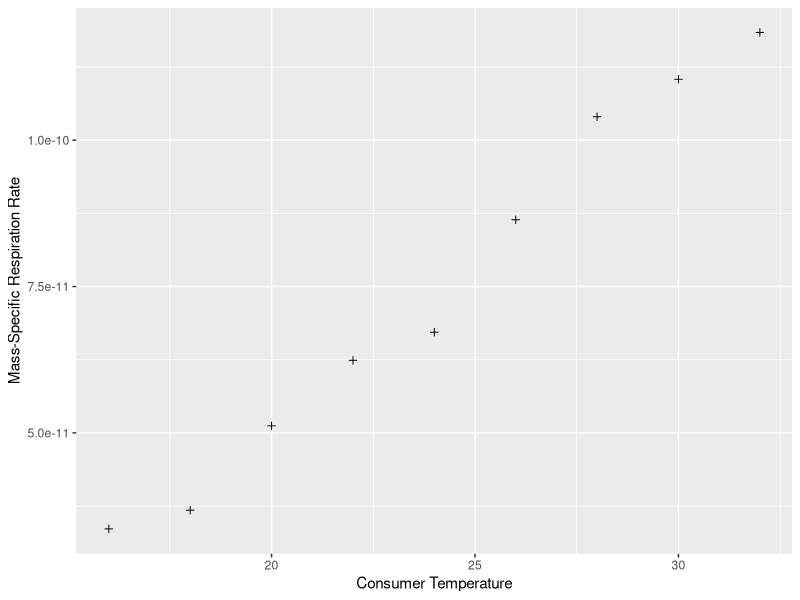
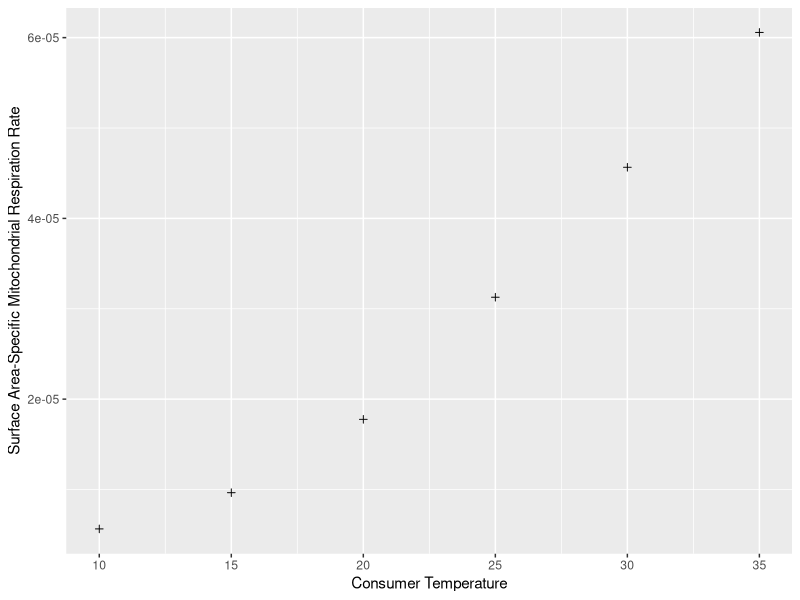
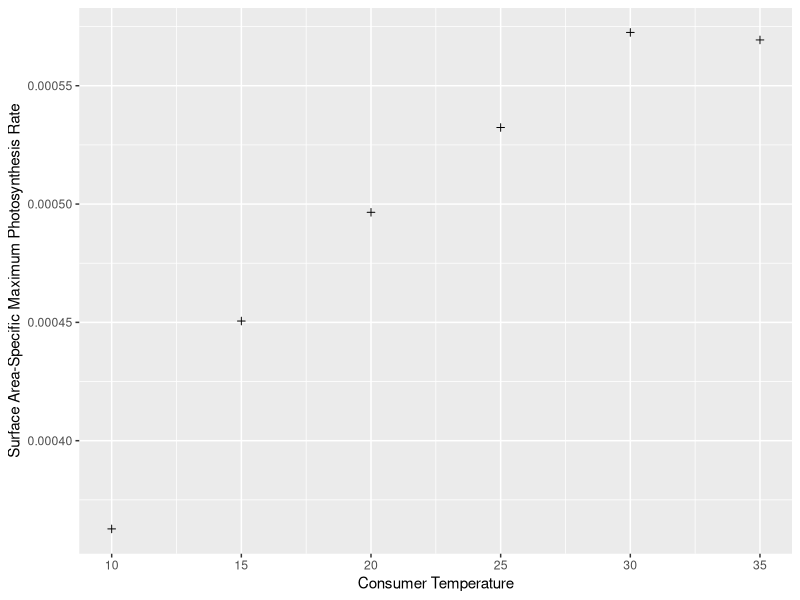
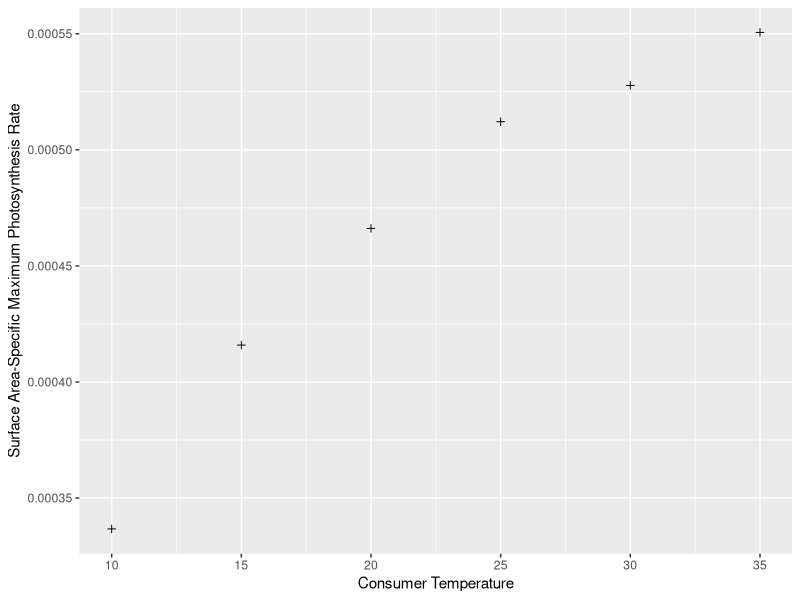
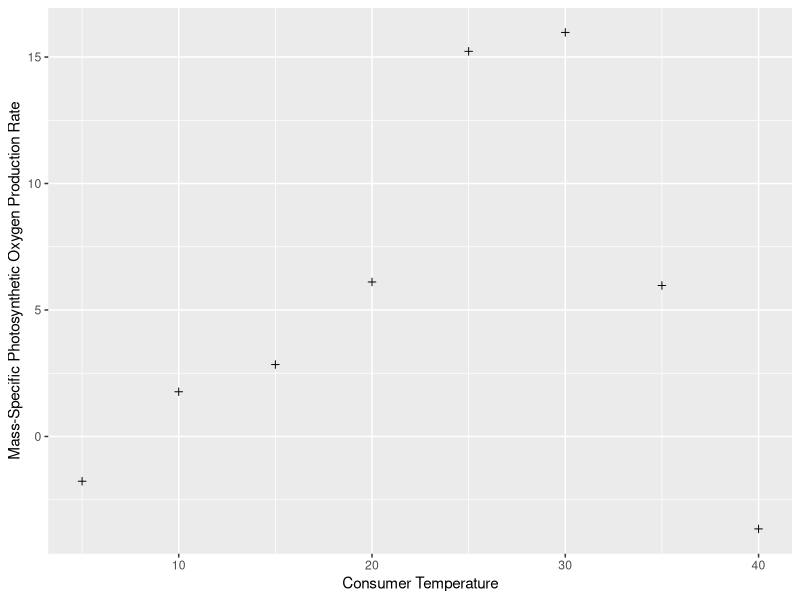
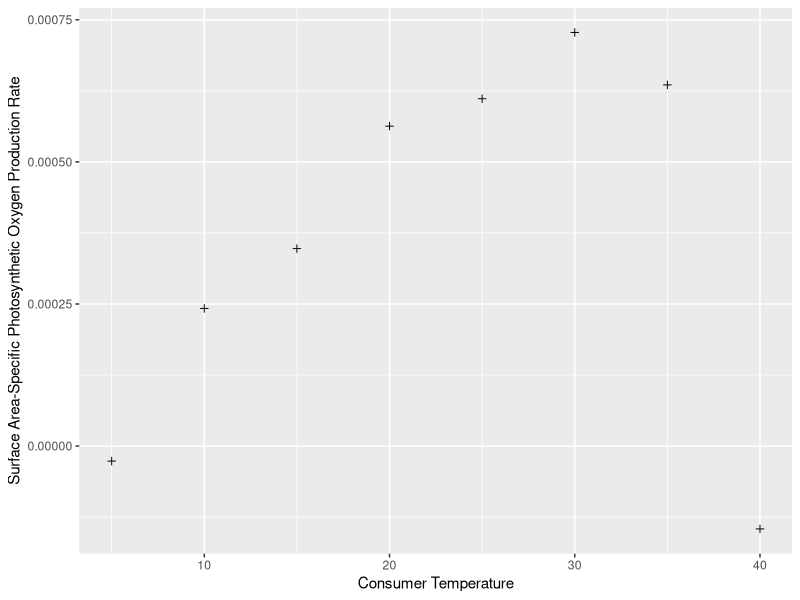
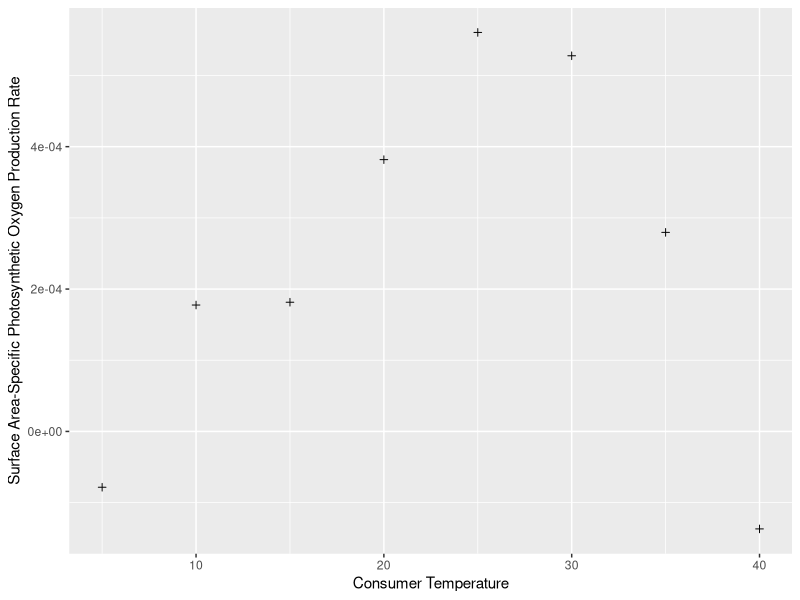
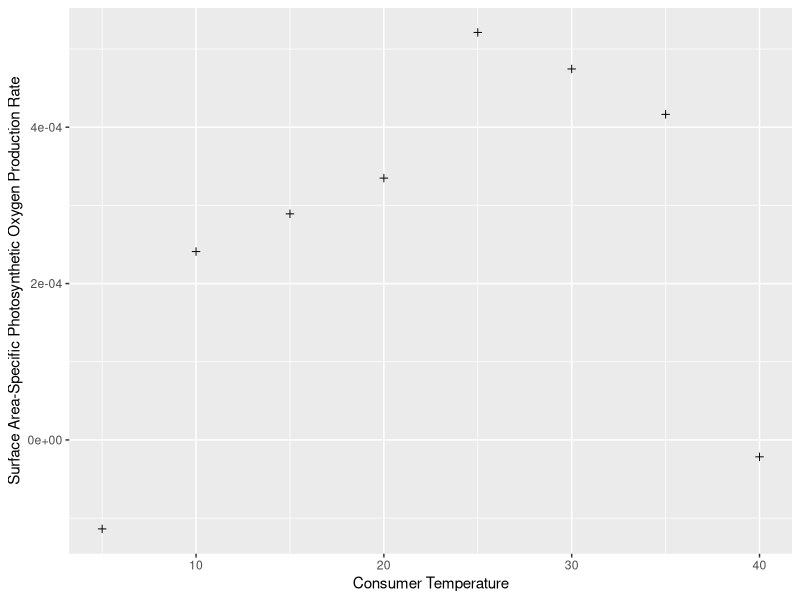

Write the R code that produced these figures, in order. (Note: this script raises an error after producing the figures.)
require(ggplot2)
require(stats)

biotraits <- read.csv('../Data/condensed_biotraits.csv')

uniq <- unique(unlist(biotraits$FinalID))

#initial plotting of every trait
for (i in 1:length(uniq)){
  selectedtraits <- subset(biotraits, FinalID == uniq[i])
  traitvalueselected <- unique(selectedtraits$OriginalTraitName)
    pdf(file = paste("../Results/Data_Exploration/Exploration_", uniq[i], ".pdf", sep=""))
    print(qplot(x = ConTemp, y = OriginalTraitValue, data = selectedtraits,  
              xlab = 'Consumer Temperature', ylab = traitvalueselected, shape = I(3)))
    dev.off()
}

mass_uniq = unique(unlist(mass_only_selectedtraits$FinalID))
#produces plots showing three linear models; 1st, 2nd & 3rd degree polynomials in terms of consumer temperature & metabolic trait value
for (i in 1:length(mass_uniq)) {
    pdf(file = paste("../Model_Comp_Results/Exploration_", mass_uniq[i], ".pdf", sep=""))
    selected_ID = subset(mass_only_selectedtraits, (FinalID == mass_uniq[i]))
    print(ggplot(selected_ID, aes(x = ConTemp, y = OriginalTraitValue)) +
            geom_smooth(method = 'lm', formula = y ~ x, aes(color = 'Linear Relationship')) +
            geom_smooth(method = 'lm', formula = y ~ poly(x, 2), aes(color = 'Quadratic Relationship')) +
            geom_smooth(method = 'lm', formula = y ~ poly(x, 3), aes(color = 'Cubic Relationship')) +
            geom_point(shape = 3) + xlab('Consumer Temperature (ºC)') + ylab(traitvalueselected) + 
            scale_colour_manual(name='', values=c('Linear Relationship'='red', 'Quadratic Relationship'='blue', 'Cubic Relationship'='green'), guide='legend'))
    dev.off()
}

linear = lm(formula = OriginalTraitValue ~ ConTemp, data = mass_only_selectedtraits)
quadratic = lm(formula = OriginalTraitValue ~ poly(ConTemp, 2), data = mass_only_selectedtraits)
cubic = lm(formula = OriginalTraitValue ~ poly(ConTemp, 3), data = mass_only_selectedtraits)
AIC_df = AIC(linear, quadratic, cubic)
